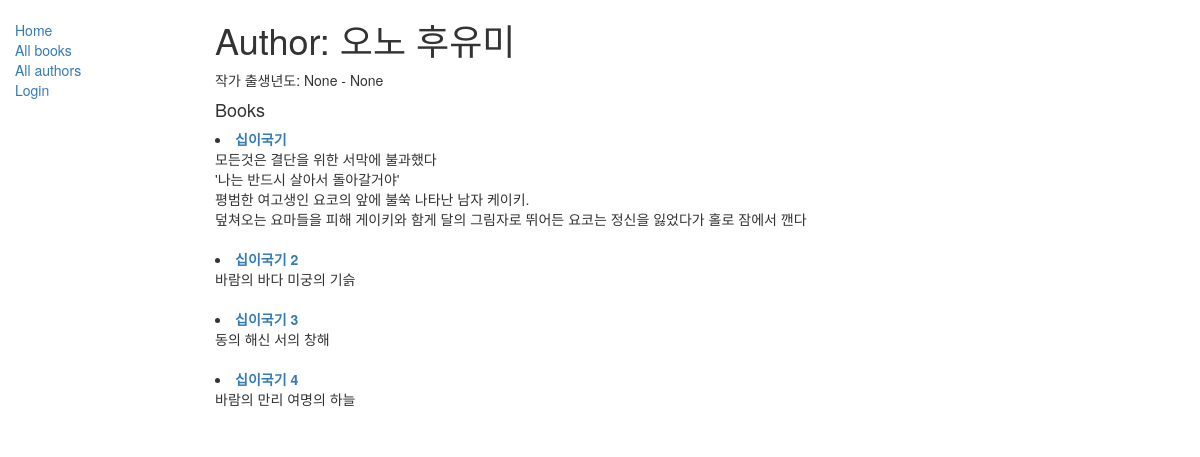
/catalog/author/1/, run on the app's committed database.
### catalog/models.py (models this page shows, shortened)
class Author(models.Model):
    first_name = models.CharField(max_length=100)
    last_name = models.CharField(max_length=100)
    date_of_birth = models.DateField( null=True, blank=True)
    date_of_death = models.DateField('Died', null=True, blank=True)
    class Meta:
        ordering = ["last_name", "first_name"]

class Book(models.Model):
    title = models.CharField(max_length=200)
    author = models.ForeignKey('Author', on_delete=models.SET_NULL, null=True)
    summary = models.TextField(max_length=1000, help_text='책에 대해 간단하게 설명하세요')
    isbn = models.CharField('ISBN',max_length=13, help_text='13 Character <a href="https://www.isbn-international.org/content/what-isbn">ISBN number</a>')
    genre = models.ManyToManyField('Genre', help_text='이 책의 장르를 선택하세요 ')
    def display_genre(self):
        return ", ".join([genre.name for genre in self.genre.all()[:3] ])
    display_genre.short_description = 'Genre'

### catalog/views.py (the view)
# urls.py: url('^author/(?P<pk>[0-9]+)/$', views.AuthorDetailView.as_view(), name='author_detail'),
class AuthorDetailView(generic.DetailView):
    model = Author

### catalog/templates/catalog/author_detail.html
{% extends "catalog/base_generic.html" %}
{% block content %}
<div>
 <h1>Author: {{ author.last_name }} {{ author.first_name}}</h1>
<p>작가 출생년도: {{ author.date_of_birth }} - {{ author.date_of_death }}</p>
</div>
<div>
<h4>Books</h4>
{% for book in author.book_set.all %}
   <li><a href="{% url 'catalog:book_detail' book.pk %}"><b>{{ book.title }}</b></a> <br> {{ book.summary|linebreaksbr}}<br> </li>
<br>
    {% endfor %}
</div>
{% endblock %}

### data on the page
Author: last_name "오노", first_name "후유미", date_of_birth "None", date_of_death "None"
Book: title "십이국기", summary "모든것은 결단을 위한 서막에 불과했다 '나는 반드시 살아서 돌아갈거야' 평범한 여고생인 요코의 앞에 불쑥 나타난 남자 케이키. 덮쳐오는 요마들을 피해 게이키와 함게 달의 그림자로 뛰어든 요코는 정신을 잃었다가 홀로 잠에서 깬다"
Book: title "십이국기 2", summary "바람의 바다 미궁의 기슭"
Book: title "십이국기 3", summary "동의 해신 서의 창해"
Book: title "십이국기 4", summary "바람의 만리 여명의 하늘"
